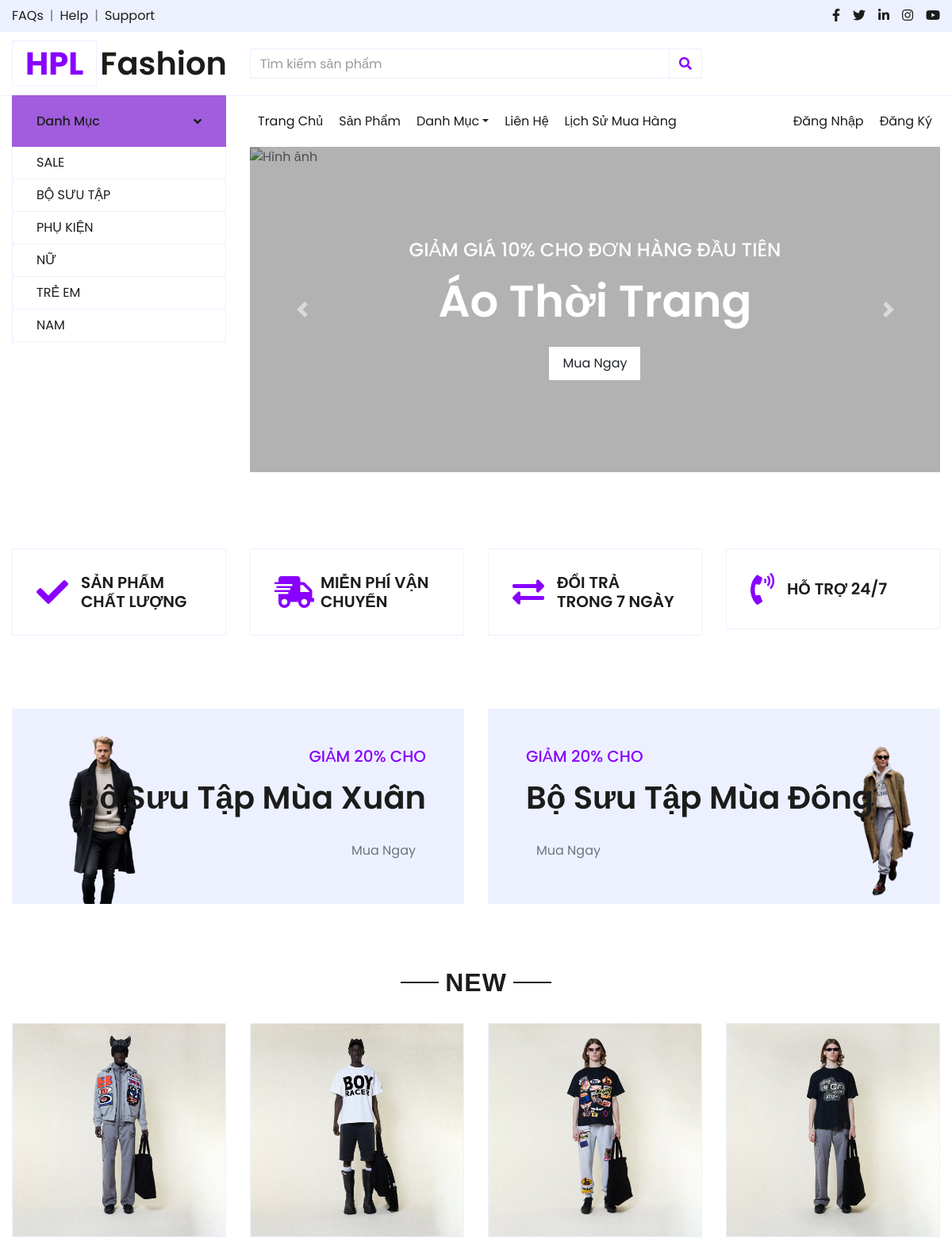
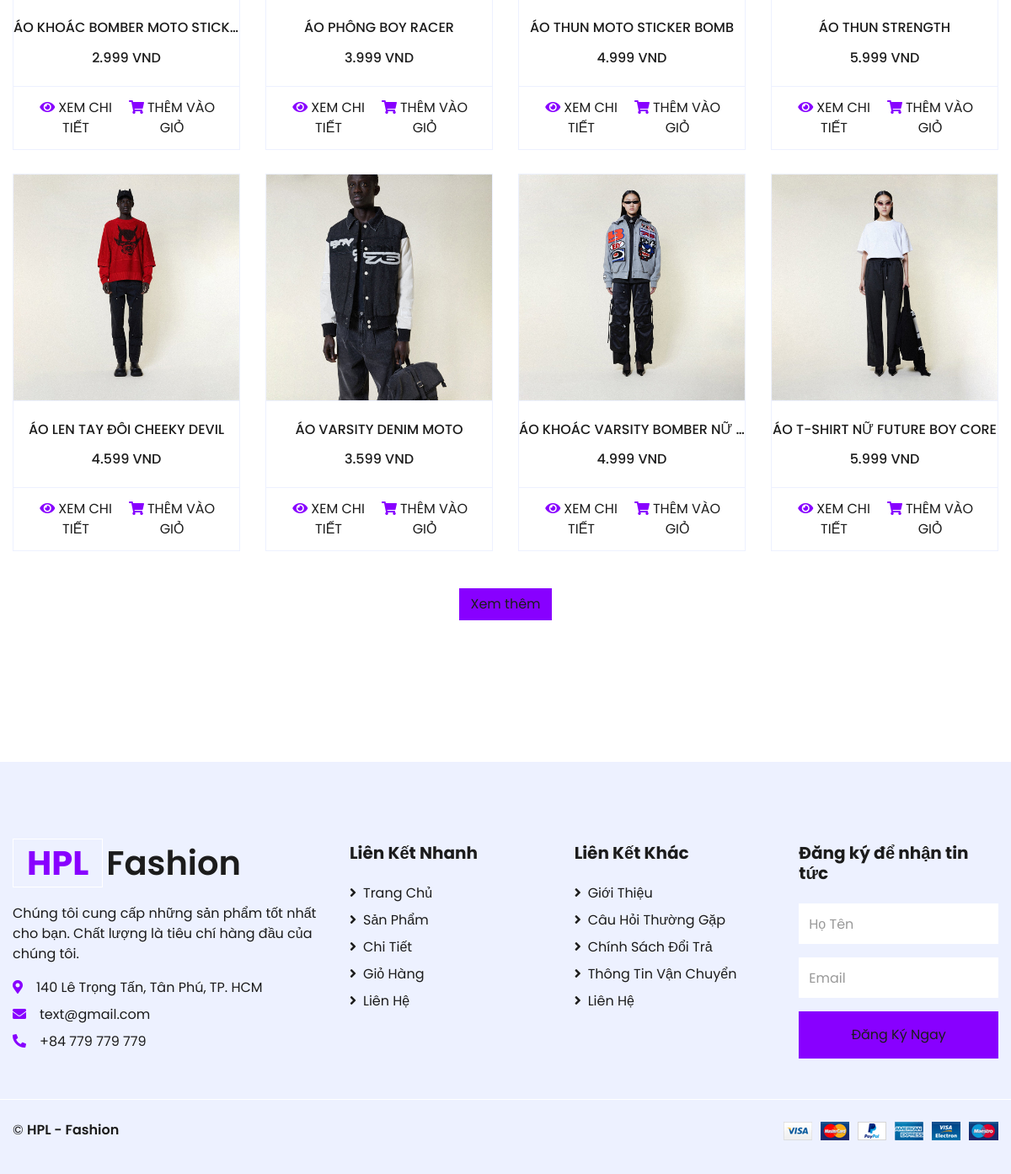
The page / on the database its author committed (2 pictures, top to bottom).
### tables this page shows
CREATE TABLE `categories` (
  `category_id` int NOT NULL,
  `category_name` varchar(255) NOT NULL,
  `category_image` varchar(250) NOT NULL
);

CREATE TABLE `products` (
  `product_id` int NOT NULL,
  `product_name` varchar(255) NOT NULL,
  `price` int NOT NULL,
  `category_id` int DEFAULT NULL,
  `image` varchar(255) DEFAULT NULL,
  `image2` varchar(255) DEFAULT NULL,
  `image3` varchar(255) DEFAULT NULL,
  `description` varchar(255) DEFAULT NULL
);

### index.php (the view, shortened to what this page needs)
<!DOCTYPE html>
<html lang="en">
<head>
    <link href="https://cdnjs.cloudflare.com/ajax/libs/font-awesome/5.10.0/css/all.min.css" rel="stylesheet">
    <link href="lib/owlcarousel/assets/owl.carousel.min.css" rel="stylesheet">
    <link href="css/style.css" rel="stylesheet">
</head>
<body>
    <?php include 'includes/header.php'; ?>
    <div class="container-fluid pt-5">
        <div class="row px-xl-5 pb-3">
            <div class="col-lg-3 col-md-6 col-sm-12 pb-1">
                <div class="d-flex align-items-center border mb-4" style="padding: 30px;">
                    <h1 class="fa fa-check text-primary m-0 mr-3"></h1>
                    <h5 class="font-weight-semi-bold m-0">SẢN PHẨM CHẤT LƯỢNG</h5>
                </div>
            </div>
            <div class="col-lg-3 col-md-6 col-sm-12 pb-1">
                <div class="d-flex align-items-center border mb-4" style="padding: 30px;">
                    <h1 class="fa fa-shipping-fast text-primary m-0 mr-2"></h1>
                    <h5 class="font-weight-semi-bold m-0">MIỄN PHÍ VẬN CHUYỂN</h5>
                </div>
            </div>
            <div class="col-lg-3 col-md-6 col-sm-12 pb-1">
                <div class="d-flex align-items-center border mb-4" style="padding: 30px;">
                    <h1 class="fas fa-exchange-alt text-primary m-0 mr-3"></h1>
                    <h5 class="font-weight-semi-bold m-0">ĐỔI TRẢ TRONG 7 NGÀY</h5>
                </div>
            </div>
            <div class="col-lg-3 col-md-6 col-sm-12 pb-1">
                <div class="d-flex align-items-center border mb-4" style="padding: 30px;">
                    <h1 class="fa fa-phone-volume text-primary m-0 mr-3"></h1>
                    <h5 class="font-weight-semi-bold m-0">HỖ TRỢ 24/7</h5>
                </div>
            </div>
        </div>
    </div>
    <div class="container-fluid offer pt-5">
        <div class="row px-xl-5">
            <div class="col-md-6 pb-4">
                <div class="position-relative bg-secondary text-center text-md-right text-white mb-2 py-5 px-5">
                    <img src="img/offer-1.png" alt="">
                    <div class="position-relative" style="z-index: 1;">
                        <h5 class="text-uppercase text-primary mb-3">Giảm 20% cho</h5>
                        <h1 class="mb-4 font-weight-semi-bold">Bộ Sưu Tập Mùa Xuân</h1>
                        <a href="" class="btn btn-outline-primary py-md-2 px-md-3">Mua Ngay</a>
                    </div>
                </div>
            </div>
            <div class="col-md-6 pb-4">
                <div class="position-relative bg-secondary text-center text-md-left text-white mb-2 py-5 px-5">
                    <img src="img/offer-2.png" alt="">
                    <div class="position-relative" style="z-index: 1;">
                        <h5 class="text-uppercase text-primary mb-3">Giảm 20% cho</h5>
                        <h1 class="mb-4 font-weight-semi-bold">Bộ Sưu Tập Mùa Đông</h1>
                        <a href="" class="btn btn-outline-primary py-md-2 px-md-3">Mua Ngay</a>
                    </div>
                </div>
            </div>
        </div>
    </div>
<div class="container-fluid pt-5">
    <div class="text-center mb-4">
        <h2 class="section-title px-5"><span class="px-2">NEW</span></h2>
    </div>
    <div class="row px-xl-5 pb-3">
        <?php
        $conn = Database::getConnection();
        $sql = "SELECT * FROM products LIMIT 8";
        $result = $conn->query($sql);
        if ($result->num_rows > 0) {
            while ($row = $result->fetch_assoc()) {
                $imagePath = (substr($row['image'], 0, 4) == 'http') ? $row['image'] : 'assets/img_product/' . $row['image'];
                ?>
                <div class="col-lg-3 col-md-6 col-sm-12 pb-1">
                    <div class="card product-item border-0 mb-4">
                        <div class="card-header product-img position-relative overflow-hidden bg-transparent border p-0">
                            <img class="img-fluid w-100" src="<?= $imagePath ?>" alt="<?= htmlspecialchars($row['product_name']); ?>">
                        </div>
                        <div class="card-body border-left border-right text-center p-0 pt-4 pb-3">
                            <h6 class="text-truncate mb-3"><?= htmlspecialchars($row['product_name']); ?></h6>
                            <div class="d-flex justify-content-center">
                                <h6><?= number_format($row['price'], 0, ',', '.'); ?> VND</h6>
                            </div>
                        </div>
                        <div class="card-footer d-flex justify-content-between bg-light border">
                            <a href="views/detail.php?id=<?= $row['product_id']; ?>" class="btn btn-sm text-dark p-0">
                                <i class="fas fa-eye text-primary mr-1"></i>XEM CHI TIẾT
                            </a>
                            <a href="cart.php?action=add&id=<?= $row['product_id']; ?>" class="btn btn-sm text-dark p-0">
                                <i class="fas fa-shopping-cart text-primary mr-1"></i>THÊM VÀO GIỎ
                            </a>
                        </div>
                    </div>
                </div>
                <?php
            }
        } else {
            echo '<p class="text-center">Không có sản phẩm nào.</p>';
        }
        ?>
    </div>
    <div class="text-center mb-4">
        <a href="views/shop.php" class="btn btn-primary">Xem thêm</a>
    </div>
</div>
    <?php include 'includes/footer.php'; ?>
</body>
</html>

### includes/header.php (shortened to what this page needs)
<?php
$conn = Database::getConnection();
$q1 = $conn->query("SELECT * FROM categories");
$isIndexPage = basename($_SERVER['PHP_SELF']) === 'index.php';
?>
    <div class="container-fluid">
        <div class="row bg-secondary py-2 px-xl-5">
            <div class="col-lg-6 d-none d-lg-block">
                <div class="d-inline-flex align-items-center">
                    <a class="text-dark" href="">FAQs</a>
                    <span class="text-muted px-2">|</span>
                    <a class="text-dark" href="">Help</a>
                    <span class="text-muted px-2">|</span>
                    <a class="text-dark" href="">Support</a>
                </div>
            </div>
            <div class="col-lg-6 text-center text-lg-right">
                <div class="d-inline-flex align-items-center">
                    <a class="text-dark px-2" href="">
                        <i class="fab fa-facebook-f"></i>
                    </a>
                    <a class="text-dark px-2" href="">
                        <i class="fab fa-twitter"></i>
                    </a>
                    <a class="text-dark px-2" href="">
                        <i class="fab fa-linkedin-in"></i>
                    </a>
                    <a class="text-dark px-2" href="">
                        <i class="fab fa-instagram"></i>
                    </a>
                    <a class="text-dark pl-2" href="">
                        <i class="fab fa-youtube"></i>
                    </a>
                </div>
            </div>
        </div>
    </div>
    <div class="container-fluid">
        <div class="row align-items-center py-3 px-xl-5">
            <div class="col-lg-3 d-none d-lg-block">
                <a href="/ShopThoiTrang/index.php" class="text-decoration-none">
                    <h1 class="m-0 display-5 font-weight-semi-bold">
                        <span class="text-success font-weight-bold border px-3 mr-1">HPL</span>Fashion
                    </h1>
                </a>
            </div>
            <div class="col-lg-6 col-6 text-left">
                <form action="">
                    <div class="input-group">
                        <input type="text" class="form-control" placeholder="Tìm kiếm sản phẩm">
                        <div class="input-group-append">
                            <span class="input-group-text bg-transparent text-primary">
                                <i class="fa fa-search"></i>
                            </span>
                        </div>
                    </div>
                </form>
            </div>
        </div>
    </div>
    <div class="container-fluid mb-5">
        <div class="row border-top px-xl-5">
        <div class="col-lg-3 d-none d-lg-block">
        <a class="btn shadow-none d-flex align-items-center justify-content-between bg-primary text-white w-100" data-toggle="collapse" href="#navbar-vertical" style="height: 65px; margin-top: -1px; padding: 0 30px;">
            <h6 class="m-0">Danh Mục</h6>
            <i class="fa fa-angle-down text-dark"></i>
        </a>
        <?php if ($isIndexPage): ?>
            <nav class="collapse show navbar navbar-vertical navbar-light align-items-start p-0 border border-top-0 border-bottom-0" id="navbar-vertical">
                <div class="navbar-nav w-100 overflow-hidden" style="height: 250px">
                <?php
                    while ($r1 = $q1->fetch_array()) {
                        echo '<li class="nav-item">';
                        if ($r1['category_id'] == 2) {
                            echo '<a href="views/collection.php" class="nav-item nav-link">' . $r1['category_name'] . '</a>';
                        } elseif ($r1['category_id'] == 3) {
                            echo '<a href="../views/shop.php" class="nav-item nav-link">' . $r1['category_name'] . '</a>';
                        } else {
                            echo '<a href="#' . $r1['category_id'] . '" class="nav-item nav-link">' . $r1['category_name'] . '</a>';
                        }
                        echo '</li>';
                    }
                    ?>
                    </div>
                </nav>
            <?php endif; ?>
        </div>
        <div class="col-lg-9">
            <nav class="navbar navbar-expand-lg bg-light navbar-light py-3 py-lg-0 px-0">
                <div class="collapse navbar-collapse justify-content-between" id="navbarCollapse">
                    <div class="navbar-nav mr-auto py-0">
                        <a href="/ShopThoiTrang/index.php" class="nav-item nav-link active">Trang Chủ</a>
                        <a href="/ShopThoiTrang/views/shop.php" class="nav-item nav-link">Sản Phẩm</a>
                        <div class="nav-item dropdown">
                            <a href="#" class="nav-link dropdown-toggle" data-toggle="dropdown">Danh Mục</a>
                        </div>
                        <a href="/ShopThoiTrang/views/contact.php" class="nav-item nav-link">Liên Hệ</a>
                        <a href="/ShopThoiTrang/views/order_history.php" class="nav-item nav-link">Lịch Sử Mua Hàng</a>
                    </div>
                    <div class="navbar-nav">
                        <?php if (isset($_SESSION['user'])): ?>
                            <div class="nav-item dropdown">
                                <a href="#" class="nav-link dropdown-toggle" data-toggle="dropdown">Xin chào, <?php echo $_SESSION['user']['name']; ?>!</a>
                                <div class="dropdown-menu rounded-0 m-0">
                                    <a href="#" class="dropdown-item">Tài Khoản</a>
                                    <a href="/ShopThoiTrang/views/logout.php" class="dropdown-item">Đăng Xuất</a>
                                </div>
                            </div>
                        <?php else: ?>
                            <a href="/ShopThoiTrang/views/login.php" class="nav-item nav-link">Đăng Nhập</a>
                            <a href="/ShopThoiTrang/views/register.php" class="nav-item nav-link">Đăng Ký</a>
                        <?php endif; ?>
                    </div>
                </div>
            </nav>
            <?php if ($isIndexPage): ?>
                <div id="header-carousel" class="carousel slide" data-ride="carousel">
                    <div class="carousel-inner">
                        <div class="carousel-item active" style="height: 410px;">
                            <img class="img-fluid" src="/ShopThoiTrang/img/carousel-1.jpg" alt="Hình ảnh">
                            <div class="carousel-caption d-flex flex-column align-items-center justify-content-center">
                                <div class="p-3" style="max-width: 700px;">
                                    <h4 class="text-light text-uppercase font-weight-medium mb-3">Giảm Giá 10% Cho Đơn Hàng Đầu Tiên</h4>
                                    <h3 class="display-4 text-white font-weight-semi-bold mb-4">Áo Thời Trang</h3>
                                    <a href="#" class="btn btn-light py-2 px-3">Mua Ngay</a>
                                </div>
                            </div>
                        </div>
                    </div>
                    <a class="carousel-control-prev" href="#header-carousel" data-slide="prev">
                        <div class="btn btn-dark" style="width: 45px; height: 45px;">
                            <span class="carousel-control-prev-icon mb-n2"></span>
                        </div>
                    </a>
                    <a class="carousel-control-next" href="#header-carousel" data-slide="next">
                        <div class="btn btn-dark" style="width: 45px; height: 45px;">
                            <span class="carousel-control-next-icon mb-n2"></span>
                        </div>
                    </a>
                </div>
            <?php endif; ?>
        </div>
    </div>
</div>

### rows shown on the page
categories: category_name "SALE"
categories: category_name "BỘ SƯU TẬP"
categories: category_name "PHỤ KIỆN"
categories: category_name "NỮ"
categories: category_name "TRẺ EM"
categories: category_name "NAM"
products: image (picture), product_name "ÁO KHOÁC BOMBER MOTO STICK…", price "2.999"
products: image (picture), product_name "ÁO PHÔNG BOY RACER", price "3.999"
products: image (picture), product_name "ÁO THUN MOTO STICKER BOMB", price "4.999"
products: image (picture), product_name "ÁO THUN STRENGTH", price "5.999"
products: image (picture), product_name "ÁO LEN TAY ĐÔI CHEEKY DEVIL", price "4.599"
products: image (picture), product_name "ÁO VARSITY DENIM MOTO", price "3.599"
products: image (picture), product_name "ÁO KHOÁC VARSITY BOMBER NỮ…", price "4.999"
products: image (picture), product_name "ÁO T-SHIRT NỮ FUTURE BOY CORE", price "5.999"
